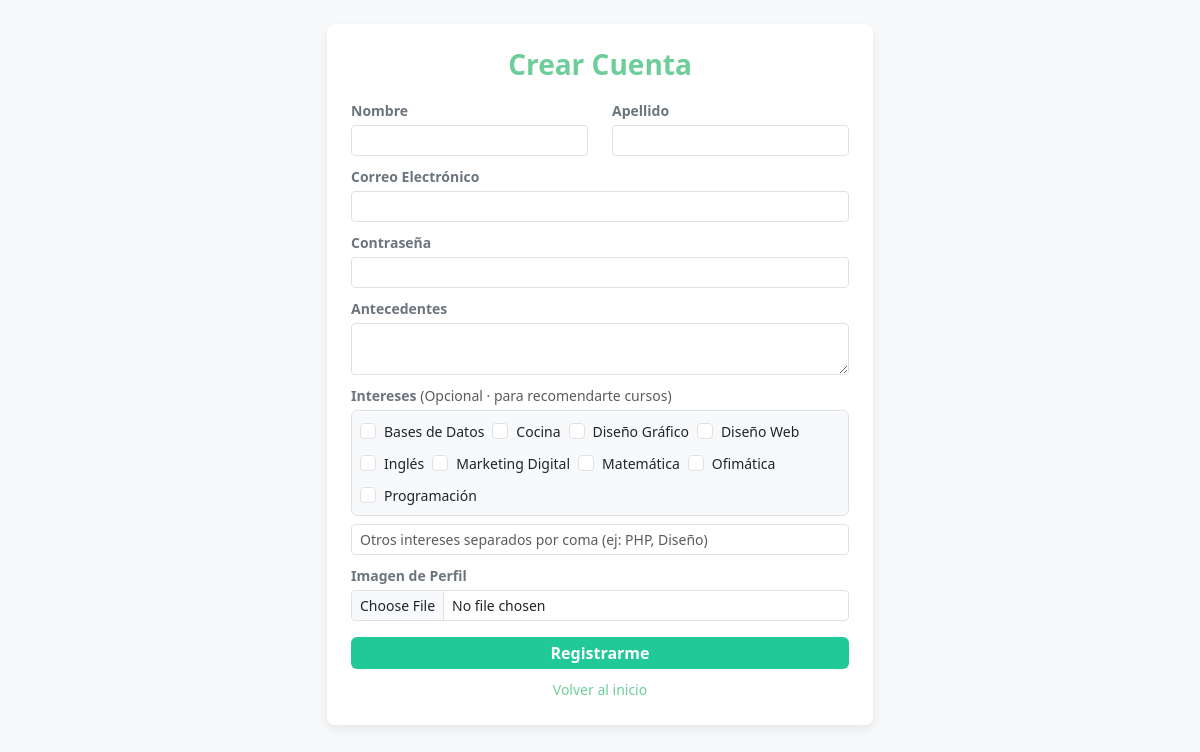
Page /index.php?accion=registro on the committed database.
### tables this page shows
CREATE TABLE `intereses` (
  `id_interes` int(11) NOT NULL,
  `nombre` varchar(50) NOT NULL
);

### Backend/Controllers/AuthController.php (called while the page is built, shortened)
<?php
require_once __DIR__ . '/../Models/UsuarioModel.php';
class AuthController {
    private $usuarioModel;
    public function __construct($conexion) {
        $this->usuarioModel = new UsuarioModel($conexion);
    }
    public function registro() {
        $intereses_disponibles = $this->usuarioModel->obtenerTodosLosIntereses();
        require_once __DIR__ . '/../../Frontend/views/auth/registro.php';
    }
}

### Backend/Models/UsuarioModel.php (called while the page is built, shortened)
<?php
class UsuarioModel {
    private $conexion;
    public function __construct($conexion) {
        $this->conexion = $conexion;
    }
    public function obtenerTodosLosIntereses() {
        $sql = "SELECT id_interes, nombre FROM intereses ORDER BY nombre ASC";
        return $this->conexion->query($sql);
    }
}

### Frontend/Views/auth/registro.php (the view, shortened to what this page needs)
<?php
require_once __DIR__ . '/../layouts/header.php';
?>
<div class="container mt-4 mb-4">
    <div class="row justify-content-center">
        <div class="col-md-6">
            <div class="card card-compacta">
                <div class="card-body">
                    <h3 class="text-center text-primario mb-3 fw-bold">Crear Cuenta</h3>
                    <form action="index.php?accion=registro" method="POST" enctype="multipart/form-data">
                        <div class="row mb-2">
                            <div class="col">
                                <label class="form-label text-secondary fw-semibold small mb-1">Nombre</label>
                                <input type="text" name="nombre" class="form-control form-control-sm" required>
                            </div>
                            <div class="col">
                                <label class="form-label text-secondary fw-semibold small mb-1">Apellido</label>
                                <input type="text" name="apellido" class="form-control form-control-sm" required>
                            </div>
                        </div>
                        <div class="mb-2">
                            <label class="form-label text-secondary fw-semibold small mb-1">Correo Electrónico</label>
                            <input type="email" name="email" class="form-control form-control-sm" required>
                        </div>
                        <div class="mb-2">
                            <label class="form-label text-secondary fw-semibold small mb-1">Contraseña</label>
                            <input type="password" name="contrasena" class="form-control form-control-sm" required>
                        </div>
                        <div class="mb-2">
                            <label class="form-label text-secondary fw-semibold small mb-1">Antecedentes</label>
                            <textarea name="antecedentes" class="form-control form-control-sm" rows="2"></textarea>
                        </div>
                        <div class="mb-2">
                            <label class="form-label text-secondary fw-semibold small mb-1">
                                Intereses <span class="text-muted fw-normal">(Opcional · para recomendarte cursos)</span>
                            </label>
                            <?php if (isset($intereses_disponibles) && $intereses_disponibles instanceof mysqli_result && $intereses_disponibles->num_rows > 0): ?>
                                <div class="d-flex flex-wrap gap-2 mb-2 p-2 border rounded bg-light" style="max-height: 110px; overflow-y: auto;">
                                    <?php while ($int = $intereses_disponibles->fetch_assoc()): ?>
                                        <div class="form-check m-0">
                                            <input class="form-check-input" type="checkbox" name="intereses[]" value="<?php echo $int['id_interes']; ?>" id="reg_int_<?php echo $int['id_interes']; ?>">
                                            <label class="form-check-label small" for="reg_int_<?php echo $int['id_interes']; ?>">
                                                <?php echo htmlspecialchars($int['nombre']); ?>
                                            </label>
                                        </div>
                                    <?php endwhile; ?>
                                </div>
                            <?php endif; ?>
                            <input type="text" name="nuevos_intereses" class="form-control form-control-sm" placeholder="Otros intereses separados por coma (ej: PHP, Diseño)">
                        </div>
                        <div class="mb-3">
                            <label class="form-label text-secondary fw-semibold small mb-1">Imagen de Perfil</label>
                            <input type="file" name="imagen" class="form-control form-control-sm" accept="image/*">
                        </div>
                        <button type="submit" class="btn btn-acento w-100 py-1 fw-bold">Registrarme</button>
                        <div class="text-center mt-2">
                            <a href="index.php" class="text-decoration-none small text-primario">Volver al inicio</a>
                        </div>
                    </form>
                </div>
            </div>
        </div>
    </div>
</div>
<?php require_once __DIR__ . '/../layouts/footer.php'; ?>

### Frontend/css/estilos.css (style rules this page uses)
:root { --color-primario: #6dce99; --color-primario-hover: #50a886; --color-acento: #20c997; --color-acento-hover: #1aa179; --fondo-claro: #f8f9fa; }
body { background-color: var(--fondo-claro); font-family: 'Segoe UI', Tahoma, Geneva, Verdana, sans-serif; }
.text-primario { color: var(--color-primario) !important; }
.btn-acento { background-color: var(--color-acento); color: white; border: none; transition: 0.3s; }
.card-compacta { border: none; border-radius: 8px; box-shadow: 0 4px 10px rgba(0,0,0,0.08); }
.card-compacta .card-body { padding: 1.5rem; }

### rows in the picture
intereses: nombre "Bases de Datos"
intereses: nombre "Cocina"
intereses: nombre "Diseño Gráfico"
intereses: nombre "Diseño Web"
intereses: nombre "Inglés"
intereses: nombre "Marketing Digital"
intereses: nombre "Matemática"
intereses: nombre "Ofimática"
intereses: nombre "Programación"
